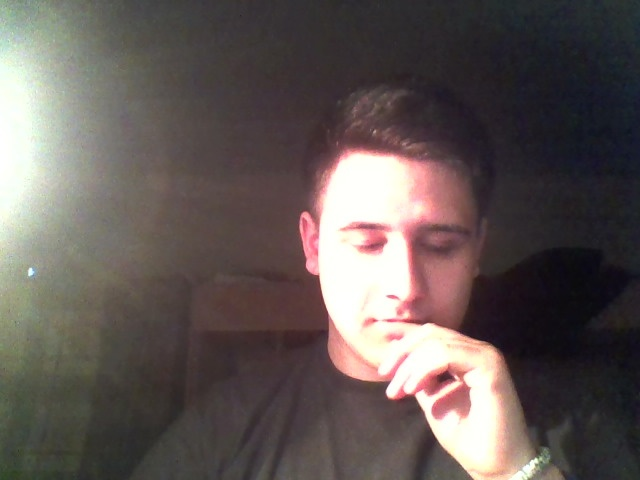
//> input picture src/playground/Image0.jpg, 640 x 480 px
$ ./aphineTransfrom   (built with g++ and OpenCV 4)
//> lines starting //> are read from the running program, lines starting //| are printed output that depends on the picture
//
// модифицированный пример Example 6-2. Аффинные трансформации
//
// из книги:
//   Learning OpenCV: Computer Vision with the OpenCV Library
//     by Gary Bradski and Adrian Kaehler
//     Published by O'Reilly Media, October 3, 2008
//
// http://robocraft.ru
//

#include <cv.h>
#include <highgui.h>
#include <stdlib.h>
#include <stdio.h>

int main(int argc, char* argv[])
{
    IplImage *src=0, *dst=0;

    // имя картинки задаётся первым параметром
    const char* filename = argc == 2 ? argv[1] : "Image0.jpg";
    // получаем картинку
    src = cvLoadImage(filename,1);
//> src is the input picture: 480 rows x 640 cols, CV_8UC3; mean B, G, R 85.5, 88, 97.4

    printf("[i] image: %s\n", filename);
    assert( src != 0 );

    // покажем изображение
    cvNamedWindow( "image", 1 );
    cvShowImage( "image", src );

    CvPoint2D32f srcTri[3], dstTri[3];
    // матрицы трансформации
    CvMat* rot_mat = cvCreateMat(2, 3, CV_32FC1);
    CvMat* warp_mat = cvCreateMat(2, 3, CV_32FC1);

    // клонируем изображение
    dst = cvCloneImage(src);

#if 1

    //
    // трансформация по точкам
    //

    // по заданным точкам
    // вычислим матрицу преобразования
    srcTri[0].x = 0;          //src Top left
    srcTri[0].y = 0;
    srcTri[1].x = src->width - 1;    //src Top right
    srcTri[1].y = 0;
    srcTri[2].x = 0;          //src Bottom left
    srcTri[2].y = src->height - 1;
    //- - - - - - - - - - - - - - -//
    dstTri[0].x = src->width*0.0;    //dst Top left
//> dstTri = 3 Points (x, y): [0, 0], [0, 0], [0, 0]
    dstTri[0].y = src->height*0.33;
    dstTri[1].x = src->width*0.85; //dst Top right
    dstTri[1].y = src->height*0.25;
    dstTri[2].x = src->width*0.15; //dst Bottom left
    dstTri[2].y = src->height*0.7;
    // получаем матрицу
    cvGetAffineTransform(srcTri,dstTri,warp_mat);
    // выполняем трансформацию
    cvWarpAffine(src,dst,warp_mat);
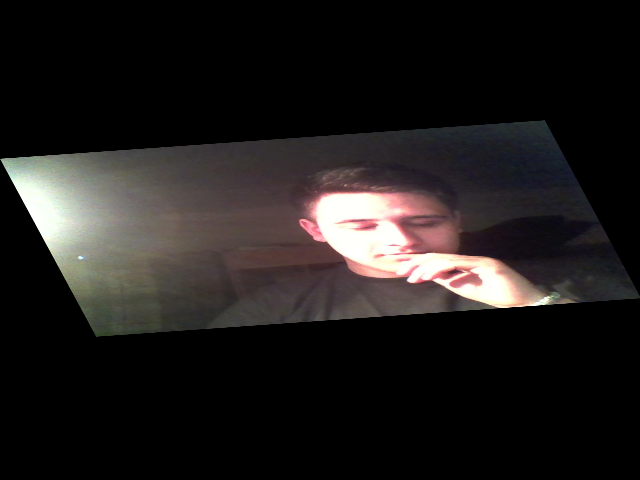
//> dst: 480 rows x 640 cols, CV_8UC3; mean B, G, R 28, 28.8, 31.9
#endif

    // сохраним результат трансформации
    cvCopy(dst, src);

#if 1
    //
    // поворот изображения
    //

    // рассчёт матрицы вращения
    CvPoint2D32f center = cvPoint2D32f(src->width/2, src->height/2);
//> center = Point(320, 240)
    double angle = -60.0;   // на 60 градусов по часовой стрелке
    double scale = 0.7;             // масштаб
    cv2DRotationMatrix(center,angle,scale,rot_mat);

    // выполняем вращение
    cvWarpAffine(src, dst, rot_mat);
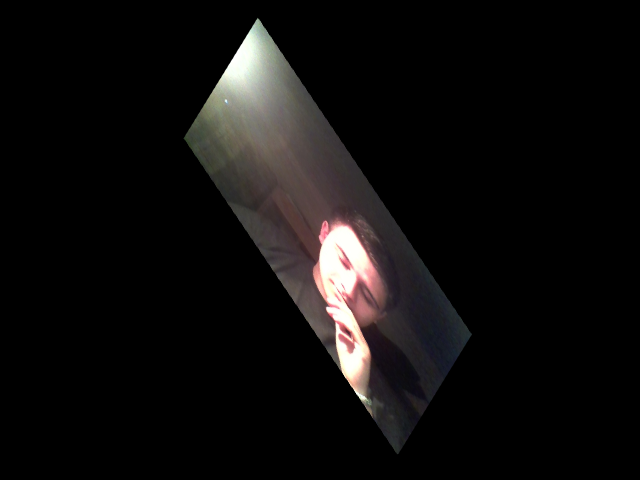
//> dst: 480 rows x 640 cols, CV_8UC3; mean B, G, R 13.7, 14.1, 15.6
#endif

    // показываем
    cvNamedWindow( "cvWarpAffine");
    cvShowImage( "cvWarpAffine", dst );

    // ждём нажатия клавиши
    cvWaitKey(0);

    // освобождаем ресурсы
    cvReleaseMat(&rot_mat);
    cvReleaseMat(&warp_mat);

    cvReleaseImage(&src);
    cvReleaseImage(&dst);

    // удаляем окна
    cvDestroyAllWindows();
    return 0;
}
